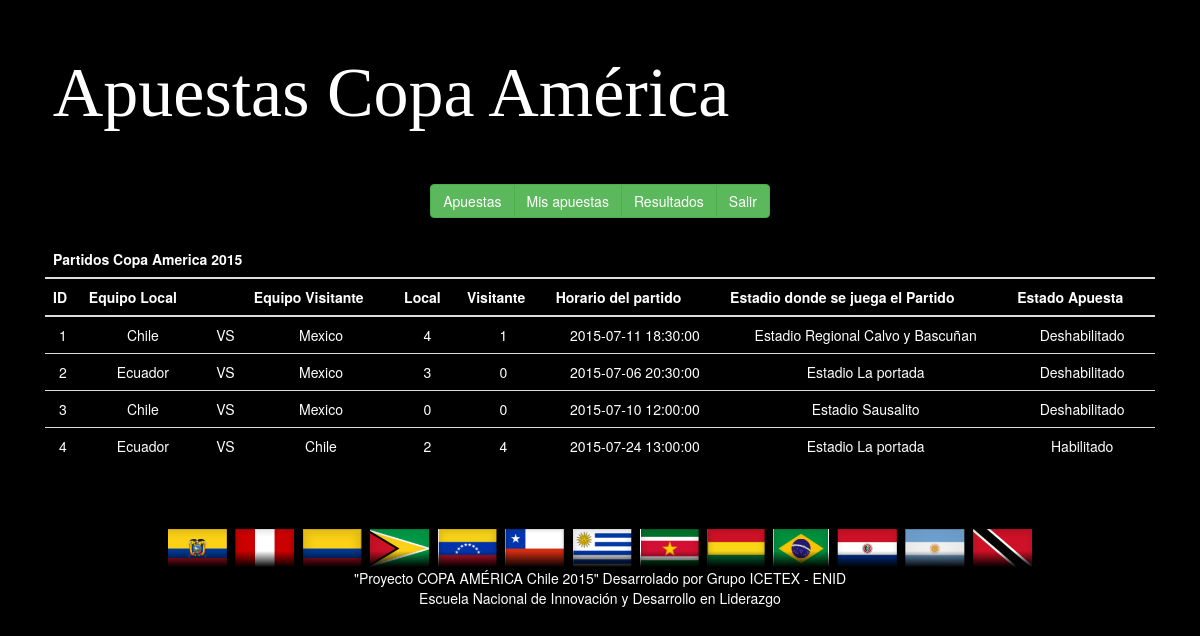
The app's page /home.php?var=26 (signed in) with its own data.
### tables this page shows
CREATE TABLE IF NOT EXISTS `tbpartidos` (
`idpartido` int(11) NOT NULL,
  `equipolocal` int(11) NOT NULL,
  `equipovisit` int(11) NOT NULL,
  `horario` datetime NOT NULL,
  `idciudadestadio` int(11) NOT NULL,
  `marcadorlocal` int(2) DEFAULT NULL,
  `marcadorvisit` int(2) DEFAULT NULL
);

CREATE TABLE IF NOT EXISTS `tbequipo` (
`idequipo` int(11) NOT NULL,
  `nomequi` varchar(25) NOT NULL,
  `fechafund` date NOT NULL,
  `paginaweb` varchar(50) DEFAULT NULL,
  `ciudadcap` varchar(30) NOT NULL,
  `grupo` int(11) NOT NULL
);

CREATE TABLE IF NOT EXISTS `tbciudad` (
`idciudad` int(11) NOT NULL,
  `nombreciudad` varchar(50) NOT NULL,
  `numerohab` int(11) NOT NULL,
  `estadioprinc` varchar(50) NOT NULL
);

### controlador/cpartidos.php (called while the page is built, shortened)
<?php
	include('modelo/mtbpartidos.php');
	$partidos = new Mpartidos();
	$equipo2		= $partidos->seleccionar_equipo();
	$ciudadestadio2	= $partidos->seleccionar_ciudad();
	function nombre_equipo($idequipo, $partidos)
	{
		$nomequi = $partidos->seleccionar_equipo_id($idequipo);
		return $nomequi[0]['nomequi'];
	}
?>

### modelo/mtbpartidos.php (called while the page is built, shortened)
<?php
	include('controlador/conexion.php');
	include('functions.php');
	class Mpartidos extends Funciones
	{
		function consultar_partidos()
		{
			$sql = "SELECT * FROM tbpartidos";
			return $this -> SeleccionDatos($sql);
		}
		function seleccionar_equipo(){
			$sql = "SELECT * FROM tbequipo;";
			return $this->SeleccionDatos($sql);
		}
		function seleccionar_equipo_id($val_equipo){
			$sql = "SELECT idequipo, nomequi, fechafund, paginaweb, ciudadcap, grupo FROM tbequipo WHERE idequipo='".$val_equipo."';";
			return $this->SeleccionDatos($sql);
		}
		function seleccionar_ciudad(){
			$sql = "SELECT * FROM tbciudad;";
			return $this->SeleccionDatos($sql);
		}
		function seleccionar_ciudad_id($val_ciudad){
			$sql = "SELECT idciudad, nombreciudad, numerohab, estadioprinc FROM tbciudad WHERE idciudad='".$val_ciudad."';";
			return $this->SeleccionDatos($sql);
		}
	}

### modelo/functions.php (called while the page is built, shortened)
<?php
	class Funciones {
        function SeleccionDatos($consulta)
        {
                $conexionBD = new conexion();
                $conexionBD -> conectarBD();
                $datos = $conexionBD -> ejeCon($consulta, 0);
                return $datos;
        }
}

### controlador/configuracion.php (called while the page is built)
<?php
	$serv_bd = "localhost";
	$usu_bd = "root";
	$pass_bd = "";
	$bd = "bdcopaamerica";
?>

### controlador/conexion.php (called while the page is built, shortened)
<?php
	class conexion {
		function conectarBD() {
			include("configuracion.php");
			$this -> link = mysql_connect ($serv_bd, $usu_bd, $pass_bd);
			$bd2 = mysql_select_db($bd);
		}
		function ejeCon($con, $op) {
			$this -> resultado = mysql_query($con) or die("La consulta fallo: ". mysql_error());
			if($op == 0) {
				while ($linea = mysql_fetch_array($this -> resultado)) {
					$arrayResultado[] = $linea;
				}
			} else {
				$arrayResultado[] = 0;
			}
			$resarr = isset ($arrayResultado) ? $arrayResultado: NULL;
			if($resarr) {
				return $arrayResultado;
			}
		}
	}
?>

### vista/vdetallepartidos.php (the view)
<?php include("controlador/cpartidos.php"); ?>
<?php $consultapartidos = $partidos->consultar_partidos(); ?>
	<table class="table">
		<thead>
			<tr>
				<th colspan="12" center>Partidos Copa America 2015</th>
			</tr>
			<tr>
				<th>ID</th>
				<th>Equipo Local</th>
				<th></th>
				<th>Equipo Visitante</th>
				<th>Local</th>
				<th>Visitante</th>
				<th>Horario del partido</th>
				<th>Estadio donde se juega el Partido</th>
				<th>Estado Apuesta</th>
			</tr>
		</thead>
		<tbody>
			<?php for($i=0;$i<count($consultapartidos);$i++):
				$estadio = $partidos->seleccionar_ciudad_id($consultapartidos[$i]["idciudadestadio"]);?>
				<tr>
					<td><?= $consultapartidos[$i]['idpartido']; ?></td>
					<td><?= nombre_equipo($consultapartidos[$i]['equipolocal'], $partidos) ?></td>
					<td><?= "VS"; ?></td>
					<td><?= nombre_equipo($consultapartidos[$i]['equipovisit'], $partidos) ?></td>
					<td><?= $consultapartidos[$i]['marcadorlocal']; ?></td>
					<td><?= $consultapartidos[$i]['marcadorvisit']; ?></td>
					<td><?= $consultapartidos[$i]['horario']; ?></td>
					<td><?= $estadio[0]['estadioprinc']; ?></td>
					<td><?php date_default_timezone_set('America/Bogota');
						$fecha = date("Y")."-".date("m")."-".date("d")." ".date("H").":".date("i").":".date("s");
					if( $consultapartidos[$i]['horario'] <= $fecha){
						echo "Deshabilitado";
					}else{
						echo "Habilitado";
					}?></td>
				</tr>
			<?php endfor; ?>
		</tbody>
	</table>

### records on screen
tbpartidos: idpartido "1", equipolocal.nomequi "Chile", equipovisit.nomequi "Mexico", marcadorlocal "4", marcadorvisit "1", horario "2015-07-11 18:30:00", idciudadestadio.estadioprinc "Estadio Regional Calvo y Bascuñan", shows "Deshabilitado"
tbpartidos: idpartido "2", equipolocal.nomequi "Ecuador", equipovisit.nomequi "Mexico", marcadorlocal "3", marcadorvisit "0", horario "2015-07-06 20:30:00", idciudadestadio.estadioprinc "Estadio La portada", shows "Deshabilitado"
tbpartidos: idpartido "3", equipolocal.nomequi "Chile", equipovisit.nomequi "Mexico", marcadorlocal "0", marcadorvisit "0", horario "2015-07-10 12:00:00", idciudadestadio.estadioprinc "Estadio Sausalito", shows "Deshabilitado"
tbpartidos: idpartido "4", equipolocal.nomequi "Ecuador", equipovisit.nomequi "Chile", marcadorlocal "2", marcadorvisit "4", horario "2015-07-24 13:00:00", idciudadestadio.estadioprinc "Estadio La portada", shows "Habilitado"
